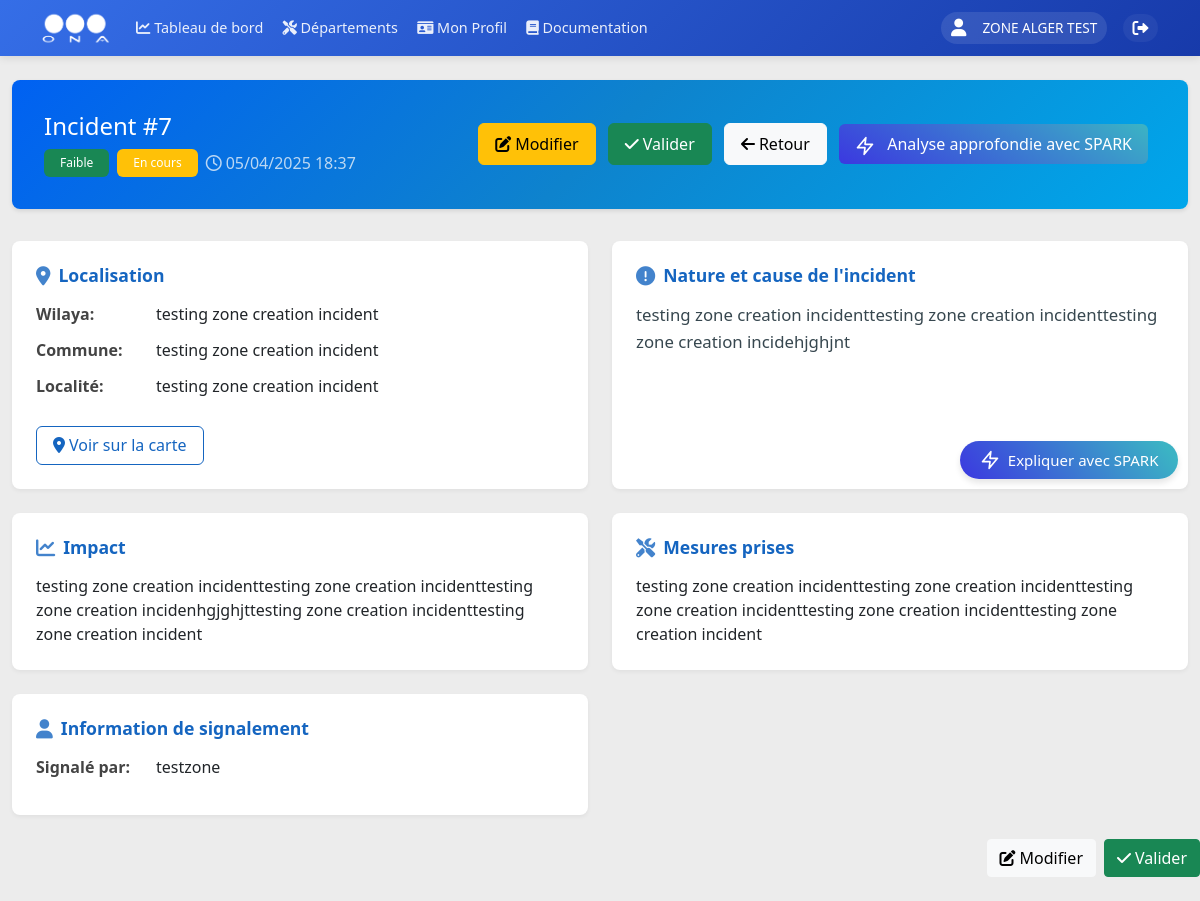
Page /incident/7 (signed in) on the earlier database version.
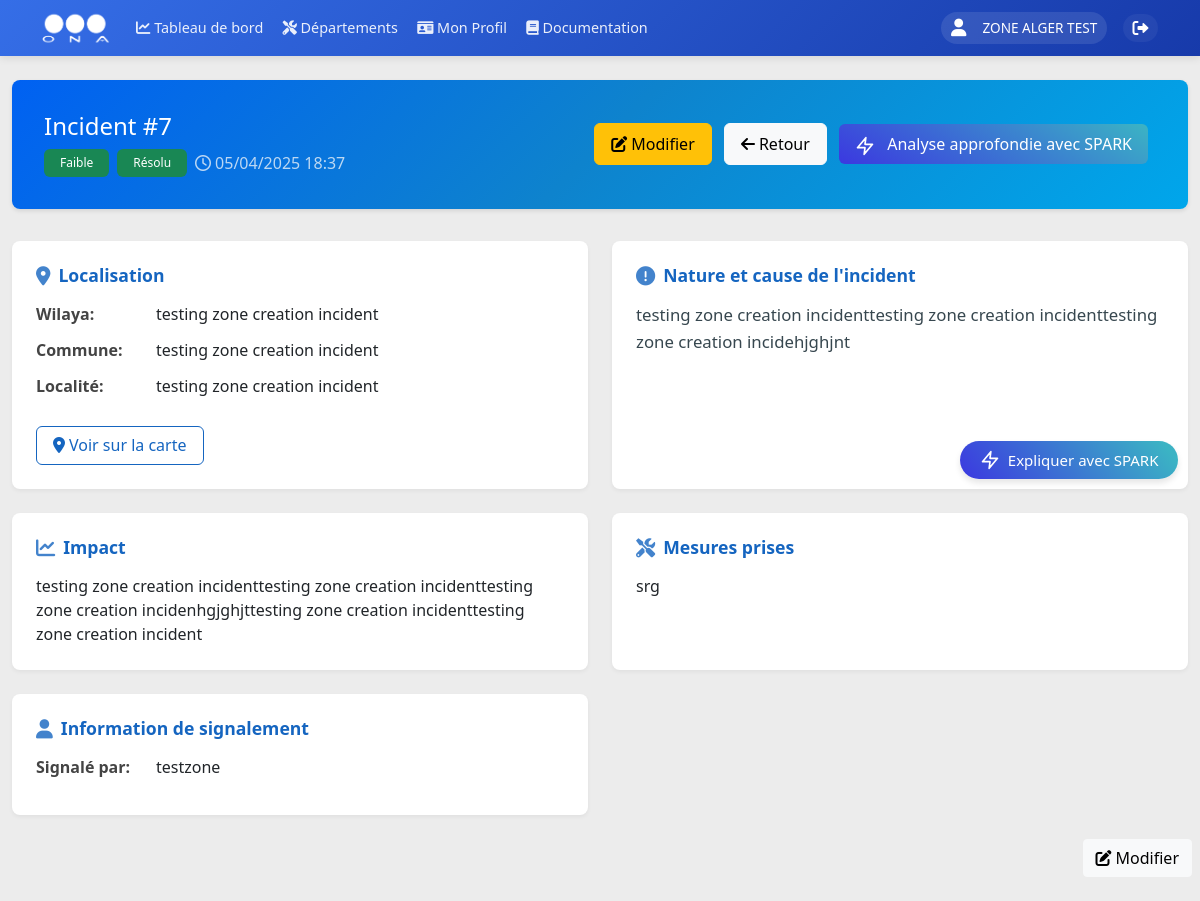
Same page on the later database version.
### models.py (models this page shows, shortened)
class User(UserMixin, db.Model):
    __tablename__ = 'users'
    id = db.Column(db.Integer, primary_key=True)
    username = db.Column(db.String(80), unique=True, nullable=False, index=True)
    nickname = db.Column(db.String(80), index=True)
    email = db.Column(db.String(120), unique=True, nullable=True, index=True)
    password_hash = db.Column(db.String(128))
    role = db.Column(db.String(20), nullable=False, default=UserRole.UTILISATEUR, index=True)
    is_active = db.Column(db.Boolean, default=True, index=True)
    last_login = db.Column(db.DateTime, index=True)
    unit_id = db.Column(db.Integer, db.ForeignKey('units.id', ondelete='SET NULL'), nullable=True, index=True)
    zone_id = db.Column(db.Integer, db.ForeignKey('zones.id', ondelete='SET NULL'), nullable=True, index=True)
    created_at = db.Column(db.DateTime, default=datetime.utcnow, index=True)
    updated_at = db.Column(db.DateTime, default=datetime.utcnow, onupdate=datetime.utcnow, index=True)
    profile = db.relationship('UserProfile', backref='user', uselist=False, lazy=True, cascade='all, delete-orphan')
    incidents = db.relationship('Incident', backref='author', lazy=True)

class Incident(db.Model):
    __tablename__ = 'incidents'
    id = db.Column(db.Integer, primary_key=True)
    title = db.Column(db.String(200), nullable=False, index=True)
    wilaya = db.Column(db.String(50), nullable=False, index=True)
    commune = db.Column(db.String(100), nullable=False, index=True)
    localite = db.Column(db.String(200), nullable=False, index=True)
    structure_type = db.Column(db.String(50), nullable=False, default='Conduits', index=True)
    nature_cause = db.Column(db.Text, nullable=False, index=True)
    date_incident = db.Column(db.DateTime, nullable=False, index=True)
    mesures_prises = db.Column(db.Text)
    impact = db.Column(db.Text, nullable=False)
    gravite = db.Column(db.String(50), nullable=False, index=True)
    status = db.Column(db.String(20), nullable=False, default='Nouveau', index=True)
    date_resolution = db.Column(db.DateTime, index=True)
    resolution_notes = db.Column(db.Text)
    user_id = db.Column(db.Integer, db.ForeignKey('users.id'), nullable=False, index=True)
    unit_id = db.Column(db.Integer, db.ForeignKey('units.id'), nullable=False, index=True)
    center_id = db.Column(db.Integer, db.ForeignKey('centers.id'), index=True)
    drawn_shapes = db.Column(JSON, nullable=True)
    latitude = db.Column(db.Float, nullable=True)
    longitude = db.Column(db.Float, nullable=True)
    created_at = db.Column(db.DateTime, default=datetime.utcnow, index=True)
    updated_at = db.Column(db.DateTime, default=datetime.utcnow, onupdate=datetime.utcnow, index=True)

### routes/incidents.py (the view)
@incidents.route('/incident/<int:incident_id>')
@login_required
@permission_required(Permission.VIEW_INCIDENT)
def view_incident(incident_id):
    incident = Incident.query.get_or_404(incident_id)
    if current_user.role in [UserRole.ADMIN, UserRole.EMPLOYEUR_DG]:
        pass
    elif current_user.role == UserRole.EMPLOYEUR_ZONE:
        incident_unit = Unit.query.get(incident.unit_id)
        if not incident_unit or incident_unit.zone_id != current_user.zone_id:
            flash('Vous n\'avez pas accès à cet incident.', 'danger')
            return redirect(url_for(INCIDENT_LIST))
    else:
        if current_user.unit_id != incident.unit_id:
            flash('Vous n\'avez pas accès à cet incident.', 'danger')
            return redirect(url_for(INCIDENT_LIST))
    can_edit = context_permission_check(Permission.EDIT_INCIDENT)
    can_validate = context_permission_check(Permission.RESOLVE_INCIDENT)
    return render_template('incidents/view_incident.html',
                           incident=incident,
                           UserRole=UserRole,
                           can_edit=can_edit,
                           can_validate=can_validate)

### templates/incidents/view_incident.html (shortened to what this page needs)
{% extends "base/base.html" %}
{% block extra_css %}
<link rel="stylesheet" href="{{ url_for('static', filename='css/view_incident.css') }}">
{% endblock %}
{% block content %}
<div class="container-fluid py-4">
    <div class="incident-header position-relative"
        data-incident-date="{{ incident.date_incident.strftime('%d/%m/%Y %H:%M') }}"
        data-incident-location="{{ incident.wilaya }}, {{ incident.commune }}, {{ incident.localite }}"
        data-incident-type="{{ incident.nature_cause }}"
    >
        <div class="d-flex justify-content-between align-items-center">
            <div>
                <h4 class="mb-2">Incident #{{ incident.id }}</h4>
                <div class="d-flex gap-2 align-items-center">
                    <span class="badge bg-{{ 'danger' if incident.gravite == 'Critique' else 'warning' if incident.gravite == 'Élevée' else 'info' if incident.gravite == 'Moyenne' else 'success' }}">
                        {{ incident.gravite }}
                    </span>
                    <span class="badge bg-{{ 'success' if incident.status == 'Résolu' else 'warning' }}">
                        {{ incident.status }}
                    </span>
                    <span class="text-light opacity-75">
                        <i class="far fa-clock me-1"></i>{{ incident.date_incident.strftime('%d/%m/%Y %H:%M') }}
                    </span>
                </div>
            </div>
            <div>
                {% if current_user.role == UserRole.EMPLOYEUR_ZONE %}
                    <a href="{{ url_for('incidents.edit_incident', incident_id=incident.id) }}" class="btn btn-warning action-btn me-2">
                        <i class="fas fa-edit me-1"></i>Modifier
                    </a>
                    {% if incident.status != 'Résolu' %}
                    <button type="button" class="btn btn-success action-btn me-2" data-bs-toggle="modal" data-bs-target="#validateIncidentModal">
                        <i class="fas fa-check me-1"></i>Valider
                    </button>
                    {% endif %}
                {% endif %}
                <a href="{{ url_for('incidents.incident_list') }}" class="btn btn-light action-btn me-2">
                    <i class="fas fa-arrow-left me-1"></i>Retour
                </a>
                <button type="button" id="deep-analysis-spark-btn" class="btn btn-primary action-btn me-2">
                    <svg xmlns="http://www.w3.org/2000/svg" width="20" height="20" viewBox="0 0 24 24" fill="none" stroke="white" stroke-width="2" stroke-linecap="round" stroke-linejoin="round" class="feather feather-zap text-warning me-2">
                        <polygon points="13 2 3 14 12 14 11 22 21 10 12 10 13 2"></polygon>
                    </svg>
                    Analyse approfondie avec SPARK
                </button>
            </div>
        </div>
    </div>
    <div class="row g-4">
        <div class="col-md-6">
            <div class="info-card position-relative">
                <h6 class="info-title">
                    <i class="fas fa-map-marker-alt"></i>
                    Localisation
                </h6>
                <div class="info-item">
                    <span class="info-label">Wilaya:</span>
                    <span class="info-value">{{ incident.wilaya }}</span>
                </div>
                <div class="info-item">
                    <span class="info-label">Commune:</span>
                    <span class="info-value">{{ incident.commune }}</span>
                </div>
                <div class="info-item">
                    <span class="info-label">Localité:</span>
                    <span class="info-value">{{ incident.localite }}</span>
                </div>
                <button type="button" class="map-btn mt-3" data-bs-toggle="modal" data-bs-target="#mapModal">
                    <i class="fas fa-map-marker-alt me-1"></i>Voir sur la carte
                </button>
            </div>
        </div>
        <div class="col-md-6">
            <div class="info-card position-relative nature-cause-card">
                <button id="ai-explanation-btn" class="btn">
                    <div class="d-flex align-items-center">
                        <svg xmlns="http://www.w3.org/2000/svg" width="20" height="20" viewBox="0 0 24 24" fill="none" stroke="white" stroke-width="2" stroke-linecap="round" stroke-linejoin="round" class="feather feather-zap text-warning me-2">
                            <polygon points="13 2 3 14 12 14 11 22 21 10 12 10 13 2"></polygon>
                        </svg>
                        Expliquer avec SPARK
                    </div>
                </button>
                <h6 class="info-title">
                    <i class="fas fa-exclamation-circle"></i>
                    Nature et cause de l'incident
                </h6>
                <p class="mb-0 incident-description" data-incident-description>{{ incident.nature_cause }}</p>
            </div>
        </div>
        <div class="col-md-6">
            <div class="info-card">
                <h6 class="info-title">
                    <i class="fas fa-chart-line"></i>
                    Impact
                </h6>
                <p class="mb-0">{{ incident.impact }}</p>
            </div>
        </div>
        <div class="col-md-6">
            <div class="info-card">
                <h6 class="info-title">
                    <i class="fas fa-tools"></i>
                    Mesures prises
                </h6>
                <p class="mb-0">{{ incident.mesures_prises }}</p>
            </div>
        </div>
        <div class="col-md-6">
            <div class="info-card">
                <h6 class="info-title">
                    <i class="fas fa-user"></i>
                    Information de signalement
                </h6>
                <div class="info-item">
                    <span class="info-label">Signalé par:</span>
                    <span class="info-value">{{ incident.author.username }}</span>
                </div>
            </div>
        </div>
    </div>
</div>
<div class="row mb-4">
    <div class="col-12">
        <div class="d-flex justify-content-end">
            {% if can_edit %}
            <a href="{{ url_for('incidents.edit_incident', incident_id=incident.id) }}"
               class="btn btn-light me-2">
                <i class="fas fa-edit me-1"></i>Modifier
            </a>
            {% endif %}
            {% if can_validate and incident.status != 'Résolu' %}
            <button type="button" class="btn btn-success" data-bs-toggle="modal" data-bs-target="#validateIncidentModal">
                <i class="fas fa-check me-1"></i>Valider
            </button>
            {% endif %}
        </div>
    </div>
</div>
{% endblock %}

### templates/base/base.html (shortened to what this page needs)
<!DOCTYPE html>
<html lang="fr" dir="ltr">
<head>
    <link href="https://cdn.jsdelivr.net/npm/bootstrap@5.1.3/dist/css/bootstrap.min.css" rel="stylesheet">
    <link href="https://cdnjs.cloudflare.com/ajax/libs/font-awesome/6.0.0/css/all.min.css" rel="stylesheet">
    <link rel="stylesheet" href="https://unpkg.com/leaflet@1.9.4/dist/leaflet.css" />
    <link rel="stylesheet" href="https://cdn.datatables.net/1.11.5/css/dataTables.bootstrap5.min.css">
    {% block extra_css %}{% endblock %}
</head>
<body>
    <nav class="navbar navbar-expand-lg sticky-top">
        <div class="container">
            <a class="navbar-brand" href="{{ url_for('main_dashboard.dashboard') }}">
                <img src="{{ url_for('static', filename='images/ona_logo.png') }}" alt="ONA">
            </a>
            <div class="collapse navbar-collapse" id="navbarNav">
                <ul class="navbar-nav me-auto mb-2 mb-lg-0">
                    <li class="nav-item">
                        <a class="nav-link" href="{{ url_for('main_dashboard.dashboard') }}">
                            <i class="fas fa-chart-line"></i>
                            <span>Tableau de bord</span>
                        </a>
                    </li>
                    <li class="nav-item">
                        <a class="nav-link" href="{{ url_for('departements') }}">
                            <i class="fas fa-tools"></i>
                            <span>Départements</span>
                        </a>
                    </li>
                    {% if current_user.is_authenticated %}
                    <li class="nav-item">
                        <a class="nav-link" href="{{ url_for('profiles.view_profile') }}">
                            <i class="fas fa-id-card"></i>
                            <span>Mon Profil</span>
                        </a>
                    </li>
                    {% endif %}
                    <li class="nav-item">
                        <a class="nav-link {% if active_page == 'documentation' %}active{% endif %}" href="{{ url_for('documentation.view_documentation') }}">
                            <i class="fas fa-book"></i> Documentation
                        </a>
                    </li>
                </ul>
                <div class="user-section">
                    <div class="d-flex align-items-center">
                        {% if current_user.is_authenticated %}
                            <div class="user-info">
                                <i class="fas fa-user me-2"></i>
                                <span>
                                    {% if current_user.nickname %}
                                        {{ current_user.nickname }}
                                    {% else %}
                                        {{ current_user.username }}
                                    {% endif %}
                                </span>
                            </div>
                            <a href="{{ url_for('auth.logout') }}" class="logout-btn text-white text-decoration-none ms-2" title="Déconnexion">
                                <i class="fas fa-sign-out-alt"></i>
                            </a>
                        {% else %}
                            <a href="{{ url_for('auth.login') }}" class="btn btn-light">Connexion</a>
                        {% endif %}
                    </div>
                </div>
            </div>
        </div>
    </nav>
    {% block content %}{% endblock %}
</body>
</html>

Differences in the rows shown:
changed Incident "testing zone creation incident": status "En cours" → "Résolu"; mesures_prises "testing zone creation incidenttesting zone creation incidenttesting zone creation incidenttesting zone creation incidenttesting zone creation incident" → "srg"
Other differences:
text no longer shown: "Valider Valider"
